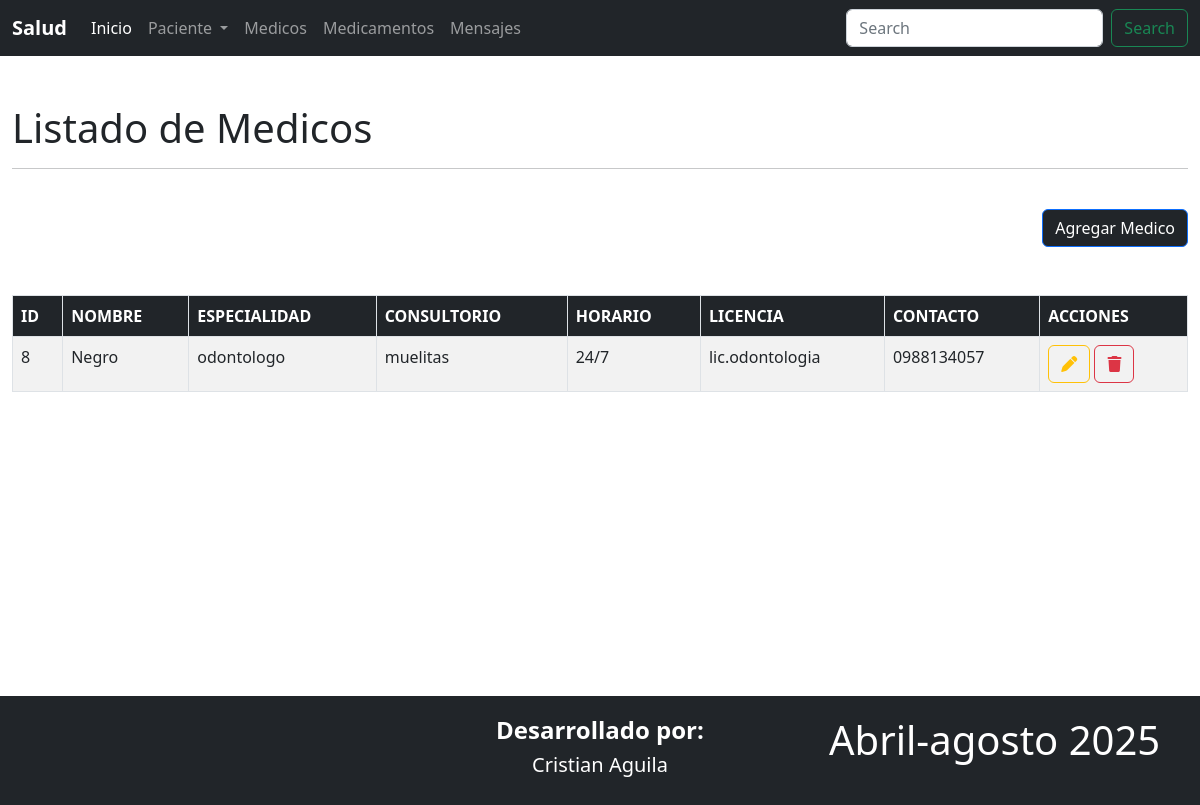
The page /medicos/ on the database its author committed.
### Aplicaciones/Medicos/models.py (models this page shows, shortened)
class Medico(models.Model):
    id=models.AutoField(primary_key=True)
    nombre=models.CharField(max_length=100)
    especialidad=models.CharField(max_length=100)
    consultorio=models.CharField(max_length=100)
    horario=models.CharField(max_length=100)
    licencia=models.CharField(max_length=100)
    contacto=models.CharField(max_length=15)

### Aplicaciones/Medicos/views.py (the view)
# urls.py: path('',views.inicioM),
def inicioM(request):
    listadoMedicos=Medico.objects.all()
    return render(request,"inicioM.html",{'medicos':listadoMedicos})

### Aplicaciones/Medicos/templates/inicioM.html (shortened to what this page needs)
{% extends './plantilla.html' %}
{% block contenido %}
<br>
<h1>Listado de Medicos</h1>
<hr>
<br>
<div class="text-end">
    <a href="nuevoMedico" class="btn btn-primary bg-dark">Agregar Medico</a>
</div>
<br>
<br>
<table class="table table-bordered table-striped table-hover">
    <thead class="bg-dark" style="color: white;">
        <tr>
            <th>ID</th>
            <th>NOMBRE</th>
            <th>ESPECIALIDAD</th>
            <th>CONSULTORIO</th>
            <th>HORARIO</th>
            <th>LICENCIA</th>
            <th>CONTACTO</th>
            <th>ACCIONES</th>
        </tr>
    </thead>
    <tbody>
        {%for MedicoTemporal in medicos %}
            <tr>
                <td>{{MedicoTemporal.id}}</td>
                <td>{{MedicoTemporal.nombre}}</td>
                <td>{{MedicoTemporal.especialidad}}</td>
                <td>{{MedicoTemporal.consultorio}}</td>
                <td>{{MedicoTemporal.horario}}</td>
                <td>{{MedicoTemporal.licencia}}</td>
                <td>{{MedicoTemporal.contacto}}</td>
                <td>
                    <a href="editarMedico/{{MedicoTemporal.id}}" class="btn btn-outline-warning">
                        <i class="fa fa-pen"></i>
                    </a>
                    <a href="#"  class="btn btn-outline-danger" onclick="confirmarEliminacion('{{ MedicoTemporal.id }}')" >
                        <i class="fa fa-trash"></i>
                    </a>
                </td>
            </tr>
        {% endfor %}
    </tbody>
</table><br><br><br><br><br><br><br><br><br><br><br><br>
{% endblock %}

### rows shown on the page
Medico: id "8", nombre "Negro", especialidad "odontologo", consultorio "muelitas", horario "24/7", licencia "lic.odontologia", contacto "0988134057"
